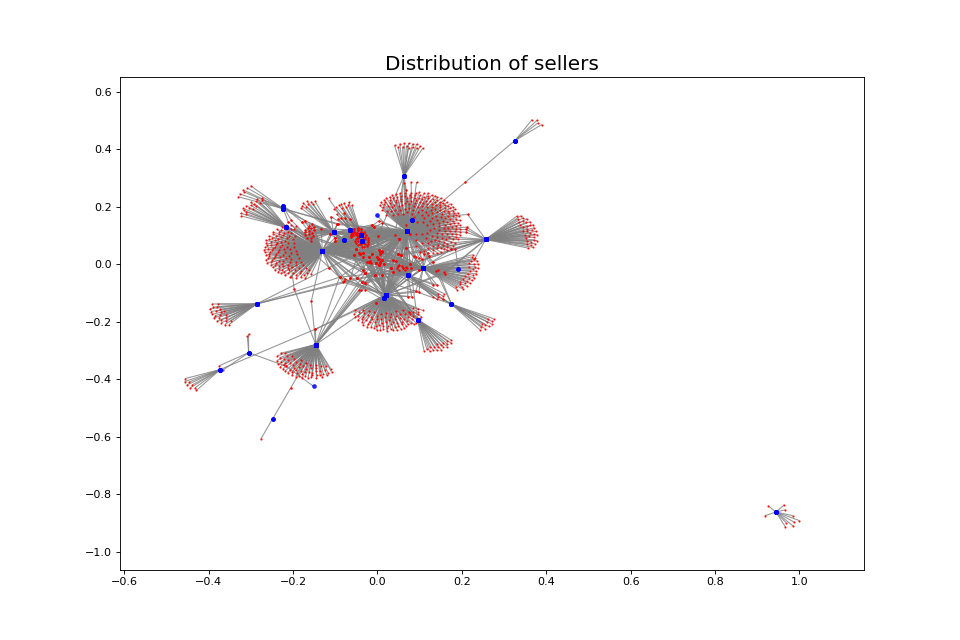

This figure's Python source:
import networkx as nx
import pandas as pd
from matplotlib.pyplot import figure
import matplotlib.pyplot as plt

#get data
net_id2=pd.read_csv("net_id2.csv")
net_id2=net_id2.loc[net_id2["no"]>10,:]
top_brands=['Chevrolet',
 'Dodge',
 'Ford',
 'GMC',
 'Honda',
 'Hyundai',
 'Jeep',
 'Kia',
 'Nissan',
 'Toyota']

#build the graph
G = nx.Graph()
customer_list=net_id2["seller"].tolist()
make_list=net_id2["make_"].tolist()
G.add_nodes_from(make_list,node_color='b')
G.add_nodes_from(customer_list,node_color='r')
make_customer=net_id2[["seller","make_"]].values.tolist()
G.add_edges_from(make_customer)

# draw the graph
import networkx as nx
pos=nx.spring_layout(G)
figure(num=None, figsize=(12, 8), dpi=80, facecolor='w', edgecolor='k') 
nx.draw_networkx_nodes(G,pos,
                       nodelist=customer_list,
                       node_color='r',
                       node_size=1,
                   alpha=0.8)
nx.draw_networkx_nodes(G,pos,
                       nodelist=make_list,
                       node_color='blue',
                       node_size=10,
                   alpha=0.8)

nx.draw_networkx_edges(G,pos,
                       nodelist=make_customer,   
                       edge_color='grey',
                   alpha=0.8)
plt.title("Distribution of sellers",fontsize=18)
plt.savefig("networks.png")
plt.show()
